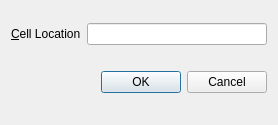
<?xml version="1.0" encoding="UTF-8"?>
<ui version="4.0">
 <class>GoToCellDialog</class>
 <widget class="QDialog" name="GoToCellDialog">
  <property name="enabled">
   <bool>true</bool>
  </property>
  <property name="geometry">
   <rect>
    <x>0</x>
    <y>0</y>
    <width>278</width>
    <height>125</height>
   </rect>
  </property>
  <property name="windowTitle">
   <string>Go to Cell</string>
  </property>
  <layout class="QVBoxLayout" name="verticalLayout">
   <item>
    <layout class="QHBoxLayout" name="horizontalLayout_2">
     <item>
      <widget class="QLabel" name="label">
       <property name="text">
        <string>&amp;Cell Location</string>
       </property>
       <property name="buddy">
        <cstring>lineEdit</cstring>
       </property>
      </widget>
     </item>
     <item>
      <widget class="QLineEdit" name="lineEdit"/>
     </item>
    </layout>
   </item>
   <item>
    <layout class="QHBoxLayout" name="horizontalLayout">
     <item>
      <spacer name="horizontalSpacer">
       <property name="orientation">
        <enum>Qt::Horizontal</enum>
       </property>
       <property name="sizeHint" stdset="0">
        <size>
         <width>68</width>
         <height>38</height>
        </size>
       </property>
      </spacer>
     </item>
     <item>
      <widget class="QPushButton" name="okButton">
       <property name="text">
        <string>OK</string>
       </property>
       <property name="default">
        <bool>true</bool>
       </property>
      </widget>
     </item>
     <item>
      <widget class="QPushButton" name="cancelButton">
       <property name="text">
        <string>Cancel</string>
       </property>
      </widget>
     </item>
    </layout>
   </item>
  </layout>
  <zorder>horizontalLayoutWidget_2</zorder>
  <zorder>horizontalLayoutWidget</zorder>
  <zorder>horizontalSpacer</zorder>
 </widget>
 <resources/>
 <connections/>
</ui>
